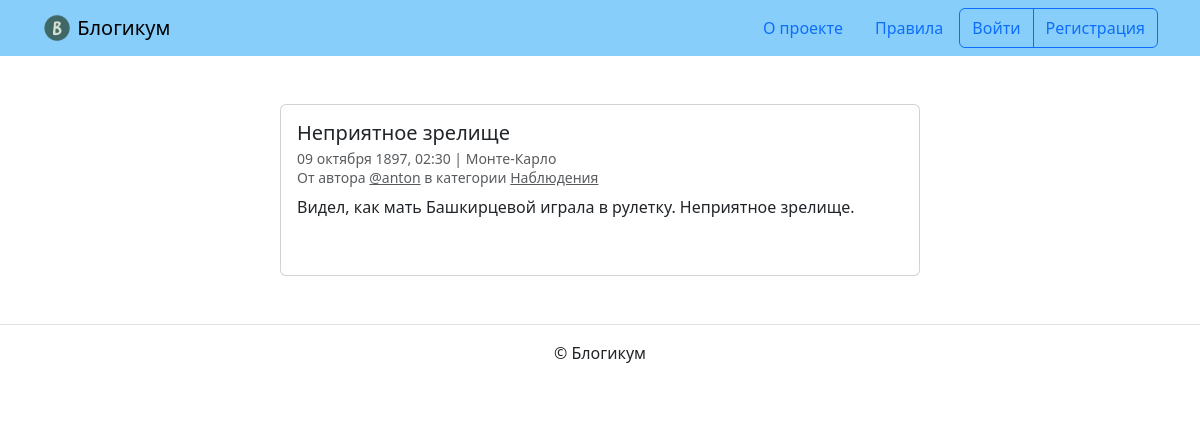
The app's page /posts/21/ with its own data.
### blog/models.py (models this page shows, shortened)
class BaseModel(models.Model):
    is_published = models.BooleanField(
        default=True,
        verbose_name='Опубликовано',
        help_text='Снимите галочку, чтобы скрыть публикацию.'
    )
    created_at = models.DateTimeField(
        auto_now_add=True,
        verbose_name='Добавлено'
    )
    class Meta:
        abstract = True

class Post(BaseModel):
    title = models.CharField(
        max_length=MX_CHARS,
        verbose_name='Заголовок'
    )
    text = models.TextField(
        verbose_name='Текст'
    )
    pub_date = models.DateTimeField(
        verbose_name='Дата и время публикации',
        help_text='Если установить дату и время в будущем — можно делать '
                  'отложенные публикации.'
    )
    author = models.ForeignKey(
        User,
        on_delete=models.CASCADE,
        verbose_name='Автор публикации',
        related_name='posts'
    )
    location = models.ForeignKey(
        Location,
        on_delete=models.SET_NULL,
        blank=True,
        null=True,
        verbose_name='Местоположение',
        related_name='posts'
    )
    category = models.ForeignKey(
        Category,
        on_delete=models.SET_NULL,
        null=True,
        verbose_name='Категория',
        related_name='posts'
    )
    image = models.ImageField(
        verbose_name='Фото',
        upload_to='post_images',
        blank=True
    )
    class Meta:
        verbose_name = 'публикация'
        verbose_name_plural = 'Публикации'
        ordering = ['-pub_date']

class Location(BaseModel):
    name = models.CharField(
        max_length=MX_CHARS,
        verbose_name='Название места'
    )
    class Meta:
        verbose_name = 'местоположение'
        verbose_name_plural = 'Местоположения'

class Category(BaseModel):
    title = models.CharField(
        max_length=MX_CHARS,
        verbose_name='Заголовок'
    )
    description = models.TextField(
        verbose_name='Описание'
    )
    slug = models.SlugField(
        unique=True,
        verbose_name='Идентификатор',
        help_text='Идентификатор страницы для URL; разрешены символы '
                  'латиницы, цифры, дефис и подчёркивание.'
    )
    class Meta:
        verbose_name = 'категория'
        verbose_name_plural = 'Категории'

### blog/views.py (the view)
# urls.py: path('<int:post_id>/', views.detail,
def detail(request, post_id):
    post = get_object_or_404(
        Post,
        pk=post_id
    )
    form = CommentaryForm()
    comments = post.commentaries.all().select_related(
        'author'
    ).order_by(
        'created_at'
    )
    if not ((post.is_published and post.category.is_published
             and post.pub_date <= timezone.now())
            or post.author == request.user):
        raise Http404
    template = 'blog/detail.html'
    context = {'post': post, 'form': form, 'comments': comments}
    return render(request, template, context)

### templates/blog/detail.html (shortened to what this page needs)
{% extends "base.html" %}
{% block content %}
  <div class="col d-flex justify-content-center">
    <div class="card" style="width: 40rem;">
      <div class="card-body">
        <h5 class="card-title">{{ post.title }}</h5>
        <h6 class="card-subtitle mb-2 text-muted">
          <small>
            {{ post.pub_date|date:"d E Y, H:i" }} | {% if post.location and post.location.is_published %}{{ post.location.name }}{% else %}Планета Земля{% endif %}<br>
            От автора <a class="text-muted" href="{% url 'blog:profile' post.author.username %}">@{{ post.author.username }}</a> в
            категории {% include "includes/category_link.html" %}
          </small>
        </h6>
        <p class="card-text">{{ post.text|linebreaksbr }}</p>
        {% if post.is_published and post.category.is_published %}
        {% include "includes/comments.html" %}
        {% endif %}
      </div>
    </div>
  </div>
{% endblock %}

### templates/includes/category_link.html
<a class="text-muted" href="{% url 'blog:category_posts' post.category.slug %}">
  {{ post.category.title }}
</a>

### records on screen
Post: title "Неприятное зрелище", pub_date "09 октября 1897, 02:30", location.name "Монте-Карло", author.username "anton", category "Наблюдения", text "Видел, как мать Башкирцевой играла в рулетку. Неприятное зрелище."
